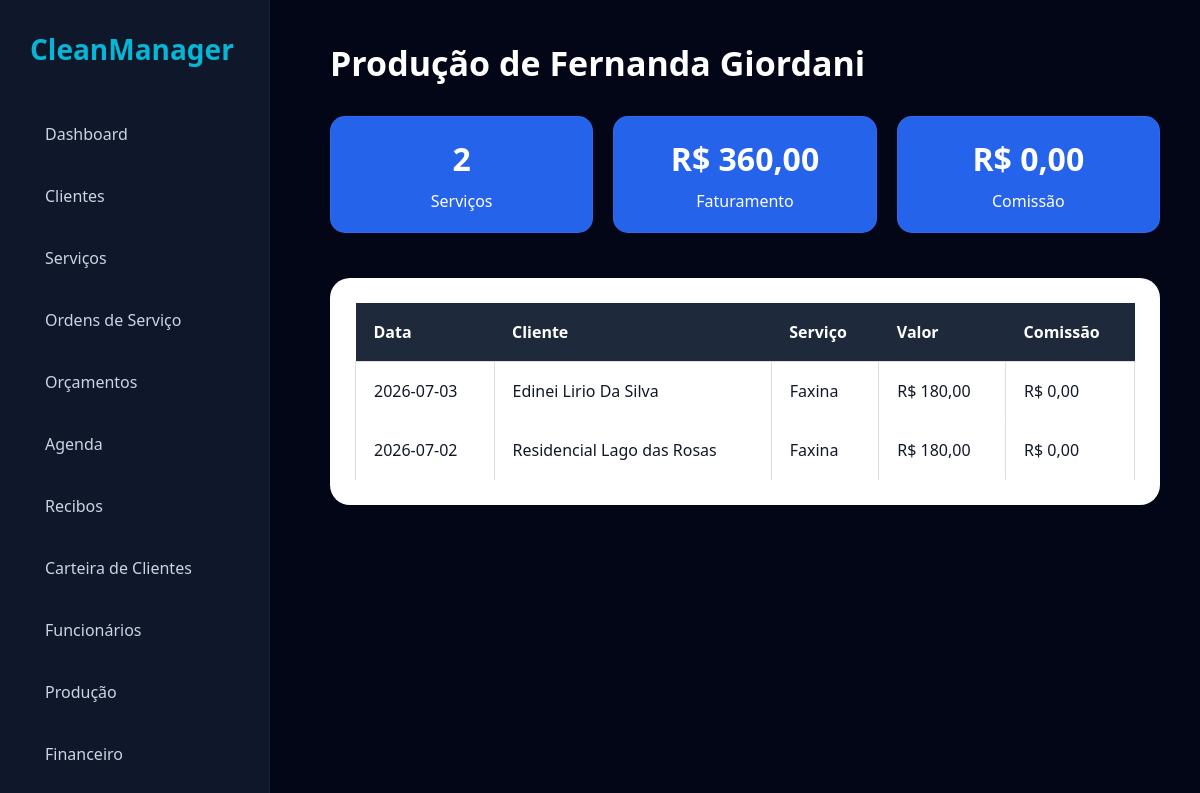
The app's page /admin/producao-detalhes.php?funcionario=Fernanda+Giordani&inicio=2026-07-01&fim=2026-07-31 with its own data.
### tables this page shows
CREATE TABLE historico_servicos (

id INTEGER PRIMARY KEY AUTOINCREMENT,

orcamento_id INTEGER,

cliente TEXT,

telefone TEXT,

endereco TEXT,

servico TEXT,

descricao TEXT,

valor REAL,

data_execucao TEXT,

status_pagamento TEXT

, recibo_gerado TEXT, funcionario_id INTEGER, funcionario_nome TEXT, comissao REAL DEFAULT 0, observacoes TEXT, foto_antes TEXT, foto_depois TEXT, assinatura_cliente TEXT, checklist TEXT, data_finalizacao TEXT, lucro REAL DEFAULT 0, forma_pagamento TEXT, data_recebimento TEXT);

### admin/producao-detalhes.php (the view, shortened to what this page needs)
<?php
include '../config/conexao.php';
$funcionario = $_GET['funcionario'] ?? '';
$inicio = $_GET['inicio'] ?? date('Y-m-01');
$fim = $_GET['fim'] ?? date('Y-m-t');
$dados = $db->query("
SELECT *
FROM historico_servicos
WHERE funcionario_nome = '$funcionario'
AND date(data_execucao)
BETWEEN '$inicio' AND '$fim'
ORDER BY data_execucao DESC
");
$resumo = $db->querySingle("
SELECT
COUNT(*) as quantidade,
SUM(valor) as faturamento,
SUM(comissao) as comissao
FROM historico_servicos
WHERE funcionario_nome = '$funcionario'
AND date(data_execucao)
BETWEEN '$inicio' AND '$fim'
", true);
?>
<!DOCTYPE html>
<html lang="pt-br">
<head>
<link rel="stylesheet" href="../assets/css/dashboard.css">
</head>
<body>
<?php include '../includes/sidebar.php'; ?>
<div class="content">
<div class="topbar">
<h1>
Produção de
<?= $funcionario; ?>
</h1>
</div>
<div class="resumo">
<div class="card">
<h2>
<?= $resumo['quantidade']; ?>
</h2>
<p>Serviços</p>
</div>
<div class="card">
<h2>
R$
<?= number_format($resumo['faturamento'],2,',','.'); ?>
</h2>
<p>Faturamento</p>
</div>
<div class="card">
<h2>
R$
<?= number_format($resumo['comissao'],2,',','.'); ?>
</h2>
<p>Comissão</p>
</div>
</div>
<div class="box">
<table>
<tr>
<th>Data</th>
<th>Cliente</th>
<th>Serviço</th>
<th>Valor</th>
<th>Comissão</th>
</tr>
<?php while($item = $dados->fetchArray()) { ?>
<tr>
<td><?= $item['data_execucao']; ?></td>
<td><?= $item['cliente']; ?></td>
<td><?= $item['servico']; ?></td>
<td>
R$
<?= number_format($item['valor'],2,',','.'); ?>
</td>
<td>
R$
<?= number_format($item['comissao'],2,',','.'); ?>
</td>
</tr>
<?php } ?>
</table>
</div>
</div>
</body>
</html>

### assets/css/dashboard.css (style rules this page uses)
* { margin: 0; padding: 0; box-sizing: border-box; font-family: "Segoe UI", sans-serif; }
body { background: #020617; color: white; }
.content { margin-left: 290px; padding: 40px; }
.topbar { display: flex; justify-content: space-between; align-items: center; margin-bottom: 30px; }
.topbar h1 { font-size: 34px; }
.card { background: #111827; padding: 30px; border-radius: 24px; margin-bottom: 25px; border: 1px solid rgba(255, 255, 255, 0.05); }
table { width: 100%; border-collapse: collapse; min-width: 700px; }
table th { text-align: left; padding: 18px; background: #1e293b; }
table td { padding: 18px; border-bottom: 1px solid rgba(255, 255, 255, 0.05); }

### admin/producao-detalhes.php (style rules this page uses)
.box { background:white; padding:25px; border-radius:20px; margin-bottom:20px; }
table { width:100%; border-collapse:collapse; }
th { background:#2563eb; color:white; padding:12px; }
td { padding:12px; border:1px solid #ddd; color:#111827; }
.resumo { display:flex; gap:20px; margin-bottom:20px; }
.card { background:#2563eb; color:white; padding:20px; border-radius:15px; flex:1; text-align:center; }
.card h2 { margin:0; font-size:32px; }
.card p { margin-top:10px; }

### records on screen
historico_servicos: data_execucao "2026-07-03", cliente "Edinei Lirio Da Silva", servico "Faxina", valor "180,00", comissao "0,00"
historico_servicos: data_execucao "2026-07-02", cliente "Residencial Lago das Rosas", servico "Faxina", valor "180,00", comissao "0,00"

### other values on screen
$funcionario "Fernanda Giordani"
$resumo['quantidade'] "2"
$resumo['faturamento'] "360,00"
$resumo['comissao'] "0,00"
